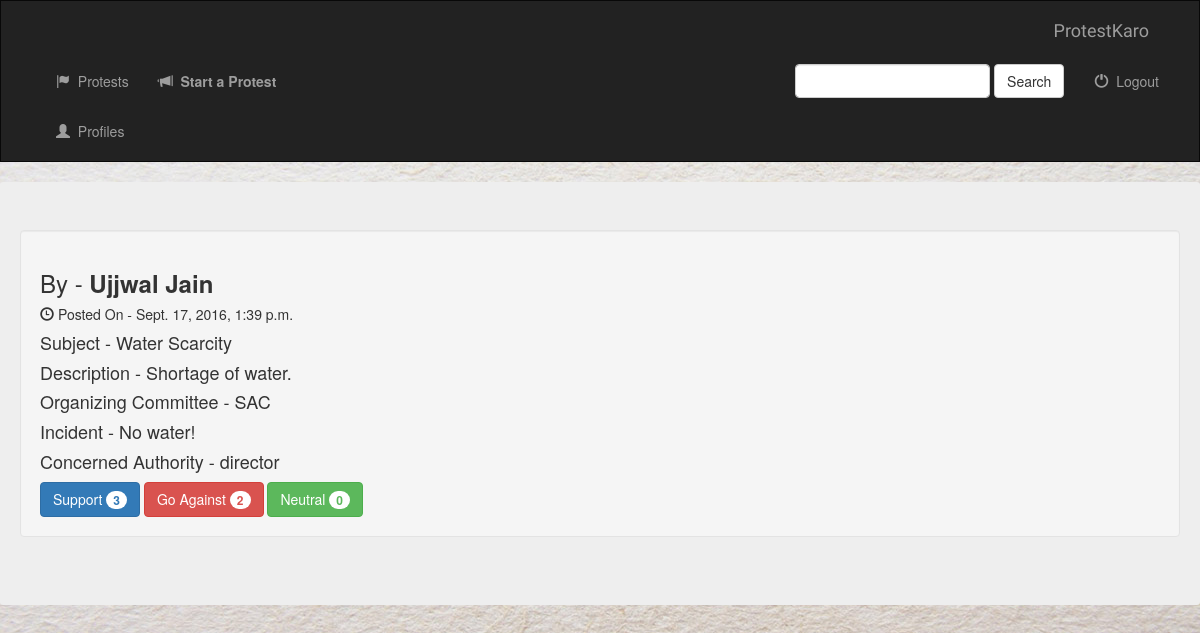
The app's page /post/1/ with its own data.
### protest/models.py (models this page shows, shortened)
class Post(models.Model):
    profile_id = models.ForeignKey(Profile, on_delete=models.CASCADE)
    subject = models.CharField(max_length=100)
    description = models.TextField()
    support_count = models.IntegerField(default=0)
    against_count = models.IntegerField(default=0)
    neutral_count = models.IntegerField(default=0)
    organizing_committee = models.CharField(max_length=100)
    age_group = models.CharField(max_length=25)
    dateTime = models.DateTimeField(auto_now_add=True)
    incident = models.TextField()
    closed = models.BooleanField(default=1)
    picture = models.CharField(max_length=1000)
    tag = models.CharField(max_length=100)
    concerned_authority = models.CharField(max_length=100)

class Profile(models.Model):
    first_name = models.CharField(max_length=25)
    last_name = models.CharField(max_length=25)
    age = models.IntegerField()
    gender = models.CharField(max_length=1)
    location = models.CharField(max_length=100)
    designation = models.CharField(max_length=50)
    about_yourself = models.TextField()
    post_count = models.IntegerField()
    registered_on = models.DateField(auto_now_add=True)
    contact_no = models.IntegerField()
    def __str__(self):
        s = self.first_name+" "+self.last_name
        return s

### protest/views.py (the view)
# urls.py: url(r'^post/(?P<pk>[0-9]+)/$', views.DetailViewPost.as_view(), name='detail_post'),
class DetailViewPost(generic.DetailView):
    model = Post
    template_name = 'protest/detail_post.html'

### protest/templates/protest/detail_post.html (shortened to what this page needs)
<!DOCTYPE html>
<html lang="en">
<head>
    {% extends 'protest/base.html' %}
    {% block body %}
</head>
<body>
    <div class="jumbotron">
        <div class="well">
            <h3> By - <strong>{{ post.profile_id }}</strong></h3>
            <h5><span class="glyphicon glyphicon-time" aria-hidden="true"></span> Posted On - {{ post.dateTime }}</h5>
            <h4>Subject - {{ post.subject }}</h4>
            <h4>Description - {{ post.description }}</h4>
            <h4>Organizing Committee - {{ post.organizing_committee }}</h4>
            <h4>Incident - {{ post.incident }}</h4>
            <h4>Concerned Authority - {{ post.concerned_authority }}</h4>
            <a href="#" class="btn btn-primary">Support <span class="badge">{{ post.support_count }}</span> </a>
            <a href="#" class="btn btn-danger">Go Against <span class="badge">{{ post.against_count }}</span> </a>
            <a href="#" class="btn btn-success">Neutral <span class="badge">{{ post.neutral_count }}</span> </a>
        </div>
    </div>
    {% endblock %}

### protest/static/protest/style.css (style rules this page uses)
body { background: white url("images/background.jpg"); }

### records on screen
Post: profile_id "Ujjwal Jain", dateTime "Sept. 17, 2016, 1:39 p.m.", subject "Water Scarcity", description "Shortage of water.", organizing_committee "SAC", incident "No water!", concerned_authority "director", support_count "3", against_count "2", neutral_count "0"
